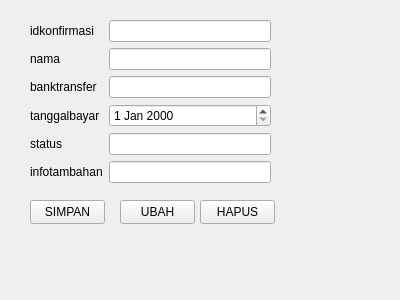
<?xml version="1.0" encoding="UTF-8"?>
<ui version="4.0">
 <class>Form</class>
 <widget class="QWidget" name="Form">
  <property name="geometry">
   <rect>
    <x>0</x>
    <y>0</y>
    <width>400</width>
    <height>300</height>
   </rect>
  </property>
  <property name="windowTitle">
   <string>Form</string>
  </property>
  <widget class="QWidget" name="formLayoutWidget">
   <property name="geometry">
    <rect>
     <x>30</x>
     <y>20</y>
     <width>241</width>
     <height>171</height>
    </rect>
   </property>
   <layout class="QFormLayout" name="formLayout">
    <item row="0" column="0">
     <widget class="QLabel" name="idkonfirmasiLabel">
      <property name="text">
       <string>idkonfirmasi</string>
      </property>
     </widget>
    </item>
    <item row="0" column="1">
     <widget class="QLineEdit" name="idkonfirmasiLineEdit"/>
    </item>
    <item row="1" column="0">
     <widget class="QLabel" name="namaLabel">
      <property name="text">
       <string>nama</string>
      </property>
     </widget>
    </item>
    <item row="1" column="1">
     <widget class="QLineEdit" name="namaLineEdit"/>
    </item>
    <item row="2" column="0">
     <widget class="QLabel" name="banktransferLabel">
      <property name="text">
       <string>banktransfer</string>
      </property>
     </widget>
    </item>
    <item row="2" column="1">
     <widget class="QLineEdit" name="banktransferLineEdit"/>
    </item>
    <item row="3" column="0">
     <widget class="QLabel" name="tanggalbayarLabel">
      <property name="text">
       <string>tanggalbayar</string>
      </property>
     </widget>
    </item>
    <item row="3" column="1">
     <widget class="QDateEdit" name="tanggalbayarDateEdit"/>
    </item>
    <item row="4" column="0">
     <widget class="QLabel" name="statusLabel">
      <property name="text">
       <string>status</string>
      </property>
     </widget>
    </item>
    <item row="4" column="1">
     <widget class="QLineEdit" name="statusLineEdit"/>
    </item>
    <item row="5" column="0">
     <widget class="QLabel" name="infotambahanLabel">
      <property name="text">
       <string>infotambahan</string>
      </property>
     </widget>
    </item>
    <item row="5" column="1">
     <widget class="QLineEdit" name="infotambahanLineEdit"/>
    </item>
   </layout>
  </widget>
  <widget class="QPushButton" name="pushButton">
   <property name="geometry">
    <rect>
     <x>30</x>
     <y>200</y>
     <width>75</width>
     <height>24</height>
    </rect>
   </property>
   <property name="text">
    <string>SIMPAN</string>
   </property>
  </widget>
  <widget class="QPushButton" name="pushButton_2">
   <property name="geometry">
    <rect>
     <x>120</x>
     <y>200</y>
     <width>75</width>
     <height>24</height>
    </rect>
   </property>
   <property name="text">
    <string>UBAH</string>
   </property>
  </widget>
  <widget class="QPushButton" name="pushButton_3">
   <property name="geometry">
    <rect>
     <x>200</x>
     <y>200</y>
     <width>75</width>
     <height>24</height>
    </rect>
   </property>
   <property name="text">
    <string>HAPUS</string>
   </property>
  </widget>
 </widget>
 <resources/>
 <connections/>
</ui>
